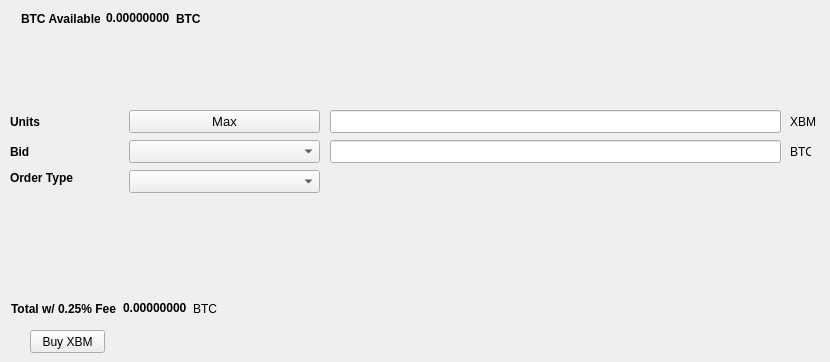
   <widget class="QWidget" name="BuyTab">
    <attribute name="title">
     <string>Buy</string>
    </attribute>
    <widget class="QPushButton" name="BuyXBM">
     <property name="geometry">
      <rect>
       <x>30</x>
       <y>330</y>
       <width>75</width>
       <height>23</height>
      </rect>
     </property>
     <property name="text">
      <string>Buy XBM</string>
     </property>
    </widget>
    <widget class="QLabel" name="label_3">
     <property name="geometry">
      <rect>
       <x>10</x>
       <y>110</y>
       <width>46</width>
       <height>23</height>
      </rect>
     </property>
     <property name="font">
      <font>
       <weight>75</weight>
       <bold>true</bold>
      </font>
     </property>
     <property name="text">
      <string>Units</string>
     </property>
    </widget>
    <widget class="QLineEdit" name="UnitsInput">
     <property name="geometry">
      <rect>
       <x>330</x>
       <y>110</y>
       <width>451</width>
       <height>23</height>
      </rect>
     </property>
     <property name="font">
      <font>
       <pointsize>9</pointsize>
       <weight>75</weight>
       <bold>true</bold>
      </font>
     </property>
    </widget>
    <widget class="QLineEdit" name="BuyBidPriceEdit">
     <property name="geometry">
      <rect>
       <x>330</x>
       <y>140</y>
       <width>451</width>
       <height>23</height>
      </rect>
     </property>
     <property name="font">
      <font>
       <pointsize>9</pointsize>
       <weight>75</weight>
       <bold>true</bold>
      </font>
     </property>
    </widget>
    <widget class="QLabel" name="label_4">
     <property name="geometry">
      <rect>
       <x>790</x>
       <y>110</y>
       <width>31</width>
       <height>23</height>
      </rect>
     </property>
     <property name="text">
      <string>XBM</string>
     </property>
    </widget>
    <widget class="QLabel" name="label_5">
     <property name="geometry">
      <rect>
       <x>790</x>
       <y>140</y>
       <width>21</width>
       <height>23</height>
      </rect>
     </property>
     <property name="text">
      <string>BTC</string>
     </property>
    </widget>
    <widget class="QLabel" name="label_6">
     <property name="geometry">
      <rect>
       <x>10</x>
       <y>140</y>
       <width>46</width>
       <height>23</height>
      </rect>
     </property>
     <property name="font">
      <font>
       <weight>75</weight>
       <bold>true</bold>
      </font>
     </property>
     <property name="text">
      <string>Bid</string>
     </property>
    </widget>
    <widget class="QLabel" name="label_7">
     <property name="geometry">
      <rect>
       <x>10</x>
       <y>170</y>
       <width>71</width>
       <height>16</height>
      </rect>
     </property>
     <property name="font">
      <font>
       <weight>75</weight>
       <bold>true</bold>
      </font>
     </property>
     <property name="text">
      <string>Order Type</string>
     </property>
    </widget>
    <widget class="QPushButton" name="Buy_Max_Amount">
     <property name="geometry">
      <rect>
       <x>129</x>
       <y>110</y>
       <width>191</width>
       <height>23</height>
      </rect>
     </property>
     <property name="font">
      <font>
       <pointsize>10</pointsize>
      </font>
     </property>
     <property name="text">
      <string>Max</string>
     </property>
    </widget>
    <widget class="QComboBox" name="BuyBidcomboBox">
     <property name="geometry">
      <rect>
       <x>129</x>
       <y>140</y>
       <width>191</width>
       <height>23</height>
      </rect>
     </property>
     <property name="font">
      <font>
       <pointsize>10</pointsize>
      </font>
     </property>
    </widget>
    <widget class="QComboBox" name="buyOrdertypeCombo">
     <property name="geometry">
      <rect>
       <x>129</x>
       <y>170</y>
       <width>191</width>
       <height>23</height>
      </rect>
     </property>
     <property name="font">
      <font>
       <pointsize>10</pointsize>
      </font>
     </property>
    </widget>
    <widget class="QWidget" name="layoutWidget">
     <property name="geometry">
      <rect>
       <x>21</x>
       <y>11</y>
       <width>180</width>
       <height>15</height>
      </rect>
     </property>
     <layout class="QHBoxLayout" name="horizontalLayout_3">
      <item>
       <widget class="QLabel" name="label232">
        <property name="font">
         <font>
          <weight>75</weight>
          <bold>true</bold>
         </font>
        </property>
        <property name="text">
         <string>BTC Available:</string>
        </property>
       </widget>
      </item>
      <item>
       <widget class="QLabel" name="BtcAvailableLbl">
        <property name="palette">
         <palette>
          <active>
           <colorrole role="WindowText">
            <brush brushstyle="SolidPattern">
             <color alpha="255">
              <red>0</red>
              <green>0</green>
              <blue>0</blue>
             </color>
            </brush>
           </colorrole>
           <colorrole role="Button">
            <brush brushstyle="SolidPattern">
             <color alpha="255">
              <red>0</red>
              <green>170</green>
              <blue>0</blue>
             </color>
            </brush>
           </colorrole>
           <colorrole role="Light">
            <brush brushstyle="SolidPattern">
             <color alpha="255">
              <red>0</red>
              <green>255</green>
              <blue>0</blue>
             </color>
            </brush>
           </colorrole>
           <colorrole role="Midlight">
            <brush brushstyle="SolidPattern">
             <color alpha="255">
              <red>0</red>
              <green>212</green>
              <blue>0</blue>
             </color>
            </brush>
           </colorrole>
           <colorrole role="Dark">
            <brush brushstyle="SolidPattern">
             <color alpha="255">
              <red>0</red>
              <green>85</green>
              <blue>0</blue>
             </color>
            </brush>
           </colorrole>
           <colorrole role="Mid">
            <brush brushstyle="SolidPattern">
             <color alpha="255">
              <red>0</red>
              <green>113</green>
              <blue>0</blue>
             </color>
            </brush>
           </colorrole>
           <colorrole role="Text">
            <brush brushstyle="SolidPattern">
             <color alpha="255">
              <red>0</red>
              <green>170</green>
              <blue>0</blue>
             </color>
            </brush>
           </colorrole>
           <colorrole role="BrightText">
            <brush brushstyle="SolidPattern">
             <color alpha="255">
              <red>255</red>
              <green>255</green>
              <blue>255</blue>
             </color>
            </brush>
           </colorrole>
           <colorrole role="ButtonText">
            <brush brushstyle="SolidPattern">
             <color alpha="255">
              <red>0</red>
              <green>0</green>
              <blue>0</blue>
             </color>
            </brush>
           </colorrole>
           <colorrole role="Base">
            <brush brushstyle="SolidPattern">
             <color alpha="255">
              <red>255</red>
              <green>255</green>
              <blue>255</blue>
             </color>
            </brush>
           </colorrole>
           <colorrole role="Window">
            <brush brushstyle="SolidPattern">
             <color alpha="255">
              <red>0</red>
              <green>170</green>
              <blue>0</blue>
             </color>
            </brush>
           </colorrole>
           <colorrole role="Shadow">
            <brush brushstyle="SolidPattern">
             <color alpha="255">
              <red>0</red>
              <green>0</green>
              <blue>0</blue>
             </color>
            </brush>
           </colorrole>
           <colorrole role="AlternateBase">
            <brush brushstyle="SolidPattern">
             <color alpha="255">
              <red>127</red>
              <green>212</green>
              <blue>127</blue>
             </color>
            </brush>
           </colorrole>
           <colorrole role="ToolTipBase">
            <brush brushstyle="SolidPattern">
             <color alpha="255">
              <red>255</red>
              <green>255</green>
              <blue>220</blue>
             </color>
            </brush>
           </colorrole>
           <colorrole role="ToolTipText">
            <brush brushstyle="SolidPattern">
             <color alpha="255">
              <red>0</red>
              <green>0</green>
              <blue>0</blue>
             </color>
            </brush>
           </colorrole>
          </active>
          <inactive>
           <colorrole role="WindowText">
            <brush brushstyle="SolidPattern">
             <color alpha="255">
              <red>0</red>
              <green>0</green>
              <blue>0</blue>
             </color>
            </brush>
           </colorrole>
           <colorrole role="Button">
            <brush brushstyle="SolidPattern">
             <color alpha="255">
              <red>0</red>
              <green>170</green>
              <blue>0</blue>
             </color>
            </brush>
           </colorrole>
           <colorrole role="Light">
            <brush brushstyle="SolidPattern">
             <color alpha="255">
              <red>0</red>
              <green>255</green>
              <blue>0</blue>
             </color>
            </brush>
           </colorrole>
           <colorrole role="Midlight">
            <brush brushstyle="SolidPattern">
             <color alpha="255">
              <red>0</red>
              <green>212</green>
              <blue>0</blue>
             </color>
            </brush>
           </colorrole>
           <colorrole role="Dark">
            <brush brushstyle="SolidPattern">
             <color alpha="255">
              <red>0</red>
              <green>85</green>
              <blue>0</blue>
             </color>
            </brush>
           </colorrole>
           <colorrole role="Mid">
            <brush brushstyle="SolidPattern">
             <color alpha="255">
              <red>0</red>
              <green>113</green>
              <blue>0</blue>
             </color>
            </brush>
           </colorrole>
           <colorrole role="Text">
            <brush brushstyle="SolidPattern">
             <color alpha="255">
              <red>0</red>
              <green>170</green>
              <blue>0</blue>
             </color>
            </brush>
           </colorrole>
           <colorrole role="BrightText">
            <brush brushstyle="SolidPattern">
             <color alpha="255">
              <red>255</red>
              <green>255</green>
              <blue>255</blue>
             </color>
            </brush>
           </colorrole>
           <colorrole role="ButtonText">
            <brush brushstyle="SolidPattern">
             <color alpha="255">
              <red>0</red>
              <green>0</green>
              <blue>0</blue>
             </color>
            </brush>
           </colorrole>
           <colorrole role="Base">
            <brush brushstyle="SolidPattern">
             <color alpha="255">
              <red>255</red>
              <green>255</green>
              <blue>255</blue>
             </color>
            </brush>
           </colorrole>
           <colorrole role="Window">
            <brush brushstyle="SolidPattern">
             <color alpha="255">
              <red>0</red>
              <green>170</green>
              <blue>0</blue>
             </color>
            </brush>
           </colorrole>
           <colorrole role="Shadow">
            <brush brushstyle="SolidPattern">
             <color alpha="255">
              <red>0</red>
              <green>0</green>
              <blue>0</blue>
             </color>
            </brush>
           </colorrole>
           <colorrole role="AlternateBase">
            <brush brushstyle="SolidPattern">
             <color alpha="255">
              <red>127</red>
              <green>212</green>
              <blue>127</blue>
             </color>
            </brush>
           </colorrole>
           <colorrole role="ToolTipBase">
            <brush brushstyle="SolidPattern">
             <color alpha="255">
              <red>255</red>
              <green>255</green>
              <blue>220</blue>
             </color>
            </brush>
           </colorrole>
           <colorrole role="ToolTipText">
            <brush brushstyle="SolidPattern">
             <color alpha="255">
              <red>0</red>
              <green>0</green>
              <blue>0</blue>
             </color>
            </brush>
           </colorrole>
          </inactive>
          <disabled>
           <colorrole role="WindowText">
            <brush brushstyle="SolidPattern">
             <color alpha="255">
              <red>0</red>
              <green>85</green>
              <blue>0</blue>
             </color>
            </brush>
           </colorrole>
           <colorrole role="Button">
            <brush brushstyle="SolidPattern">
             <color alpha="255">
              <red>0</red>
              <green>170</green>
              <blue>0</blue>
             </color>
            </brush>
           </colorrole>
           <colorrole role="Light">
            <brush brushstyle="SolidPattern">
             <color alpha="255">
              <red>0</red>
              <green>255</green>
              <blue>0</blue>
             </color>
            </brush>
           </colorrole>
           <colorrole role="Midlight">
            <brush brushstyle="SolidPattern">
             <color alpha="255">
              <red>0</red>
              <green>212</green>
              <blue>0</blue>
             </color>
            </brush>
           </colorrole>
           <colorrole role="Dark">
            <brush brushstyle="SolidPattern">
             <color alpha="255">
              <red>0</red>
              <green>85</green>
              <blue>0</blue>
             </color>
            </brush>
           </colorrole>
           <colorrole role="Mid">
            <brush brushstyle="SolidPattern">
             <color alpha="255">
              <red>0</red>
              <green>113</green>
              <blue>0</blue>
             </color>
            </brush>
           </colorrole>
           <colorrole role="Text">
            <brush brushstyle="SolidPattern">
             <color alpha="255">
              <red>0</red>
              <green>85</green>
              <blue>0</blue>
             </color>
            </brush>
           </colorrole>
           <colorrole role="BrightText">
            <brush brushstyle="SolidPattern">
             <color alpha="255">
              <red>255</red>
              <green>255</green>
              <blue>255</blue>
             </color>
            </brush>
           </colorrole>
           <colorrole role="ButtonText">
            <brush brushstyle="SolidPattern">
             <color alpha="255">
              <red>0</red>
              <green>85</green>
              <blue>0</blue>
             </color>
            </brush>
           </colorrole>
           <colorrole role="Base">
            <brush brushstyle="SolidPattern">
             <color alpha="255">
              <red>0</red>
              <green>170</green>
              <blue>0</blue>
             </color>
            </brush>
           </colorrole>
           <colorrole role="Window">
            <brush brushstyle="SolidPattern">
             <color alpha="255">
              <red>0</red>
              <green>170</green>
              <blue>0</blue>
             </color>
            </brush>
           </colorrole>
           <colorrole role="Shadow">
            <brush brushstyle="SolidPattern">
             <color alpha="255">
              <red>0</red>
              <green>0</green>
              <blue>0</blue>
             </color>
            </brush>
           </colorrole>
           <colorrole role="AlternateBase">
            <brush brushstyle="SolidPattern">
             <color alpha="255">
              <red>0</red>
              <green>170</green>
              <blue>0</blue>
             </color>
            </brush>
           </colorrole>
           <colorrole role="ToolTipBase">
            <brush brushstyle="SolidPattern">
             <color alpha="255">
              <red>255</red>
              <green>255</green>
              <blue>220</blue>
             </color>
            </brush>
           </colorrole>
           <colorrole role="ToolTipText">
            <brush brushstyle="SolidPattern">
             <color alpha="255">
              <red>0</red>
              <green>0</green>
              <blue>0</blue>
             </color>
            </brush>
           </colorrole>
          </disabled>
         </palette>
        </property>
        <property name="font">
         <font>
          <weight>75</weight>
          <bold>true</bold>
         </font>
        </property>
        <property name="text">
         <string>0.00000000</string>
        </property>
        <property name="textInteractionFlags">
         <set>Qt::LinksAccessibleByMouse|Qt::TextSelectableByKeyboard|Qt::TextSelectableByMouse</set>
        </property>
       </widget>
      </item>
      <item>
       <widget class="QLabel" name="BtcAvailableLbl_2">
        <property name="font">
         <font>
          <weight>75</weight>
          <bold>true</bold>
         </font>
        </property>
        <property name="text">
         <string>BTC</string>
        </property>
       </widget>
      </item>
     </layout>
    </widget>
    <widget class="QWidget" name="layoutWidget">
     <property name="geometry">
      <rect>
       <x>11</x>
       <y>301</y>
       <width>209</width>
       <height>15</height>
      </rect>
     </property>
     <layout class="QHBoxLayout" name="horizontalLayout_4">
      <item>
       <widget class="QLabel" name="label_9">
        <property name="font">
         <font>
          <weight>75</weight>
          <bold>true</bold>
         </font>
        </property>
        <property name="text">
         <string>Total w/ 0.25% Fee</string>
        </property>
       </widget>
      </item>
      <item>
       <widget class="QLabel" name="BuyCostLabel">
        <property name="palette">
         <palette>
          <active>
           <colorrole role="WindowText">
            <brush brushstyle="SolidPattern">
             <color alpha="255">
              <red>0</red>
              <green>0</green>
              <blue>0</blue>
             </color>
            </brush>
           </colorrole>
           <colorrole role="Button">
            <brush brushstyle="SolidPattern">
             <color alpha="255">
              <red>0</red>
              <green>170</green>
              <blue>0</blue>
             </color>
            </brush>
           </colorrole>
           <colorrole role="Light">
            <brush brushstyle="SolidPattern">
             <color alpha="255">
              <red>0</red>
              <green>255</green>
              <blue>0</blue>
             </color>
            </brush>
           </colorrole>
           <colorrole role="Midlight">
            <brush brushstyle="SolidPattern">
             <color alpha="255">
              <red>0</red>
              <green>212</green>
              <blue>0</blue>
             </color>
            </brush>
           </colorrole>
           <colorrole role="Dark">
            <brush brushstyle="SolidPattern">
             <color alpha="255">
              <red>0</red>
              <green>85</green>
              <blue>0</blue>
             </color>
            </brush>
           </colorrole>
           <colorrole role="Mid">
            <brush brushstyle="SolidPattern">
             <color alpha="255">
              <red>0</red>
              <green>113</green>
              <blue>0</blue>
             </color>
            </brush>
           </colorrole>
           <colorrole role="Text">
            <brush brushstyle="SolidPattern">
             <color alpha="255">
              <red>0</red>
              <green>170</green>
              <blue>0</blue>
             </color>
            </brush>
           </colorrole>
           <colorrole role="BrightText">
            <brush brushstyle="SolidPattern">
             <color alpha="255">
              <red>255</red>
              <green>255</green>
              <blue>255</blue>
             </color>
            </brush>
           </colorrole>
           <colorrole role="ButtonText">
            <brush brushstyle="SolidPattern">
             <color alpha="255">
              <red>0</red>
              <green>0</green>
              <blue>0</blue>
             </color>
            </brush>
           </colorrole>
           <colorrole role="Base">
            <brush brushstyle="SolidPattern">
             <color alpha="255">
              <red>255</red>
              <green>255</green>
              <blue>255</blue>
             </color>
            </brush>
           </colorrole>
           <colorrole role="Window">
            <brush brushstyle="SolidPattern">
             <color alpha="255">
              <red>0</red>
              <green>170</green>
              <blue>0</blue>
             </color>
            </brush>
           </colorrole>
           <colorrole role="Shadow">
            <brush brushstyle="SolidPattern">
             <color alpha="255">
              <red>0</red>
              <green>0</green>
              <blue>0</blue>
             </color>
            </brush>
           </colorrole>
           <colorrole role="AlternateBase">
            <brush brushstyle="SolidPattern">
             <color alpha="255">
              <red>127</red>
              <green>212</green>
              <blue>127</blue>
             </color>
            </brush>
           </colorrole>
           <colorrole role="ToolTipBase">
            <brush brushstyle="SolidPattern">
             <color alpha="255">
              <red>255</red>
              <green>255</green>
              <blue>220</blue>
             </color>
            </brush>
           </colorrole>
           <colorrole role="ToolTipText">
            <brush brushstyle="SolidPattern">
             <color alpha="255">
              <red>0</red>
              <green>0</green>
              <blue>0</blue>
             </color>
            </brush>
           </colorrole>
          </active>
          <inactive>
           <colorrole role="WindowText">
            <brush brushstyle="SolidPattern">
             <color alpha="255">
              <red>0</red>
              <green>0</green>
              <blue>0</blue>
             </color>
            </brush>
           </colorrole>
           <colorrole role="Button">
            <brush brushstyle="SolidPattern">
             <color alpha="255">
              <red>0</red>
              <green>170</green>
              <blue>0</blue>
             </color>
            </brush>
           </colorrole>
           <colorrole role="Light">
            <brush brushstyle="SolidPattern">
             <color alpha="255">
              <red>0</red>
              <green>255</green>
              <blue>0</blue>
             </color>
            </brush>
           </colorrole>
           <colorrole role="Midlight">
            <brush brushstyle="SolidPattern">
             <color alpha="255">
              <red>0</red>
              <green>212</green>
              <blue>0</blue>
             </color>
            </brush>
           </colorrole>
           <colorrole role="Dark">
            <brush brushstyle="SolidPattern">
             <color alpha="255">
              <red>0</red>
              <green>85</green>
              <blue>0</blue>
             </color>
            </brush>
           </colorrole>
           <colorrole role="Mid">
            <brush brushstyle="SolidPattern">
             <color alpha="255">
              <red>0</red>
              <green>113</green>
              <blue>0</blue>
             </color>
            </brush>
           </colorrole>
           <colorrole role="Text">
            <brush brushstyle="SolidPattern">
             <color alpha="255">
              <red>0</red>
              <green>170</green>
              <blue>0</blue>
             </color>
            </brush>
           </colorrole>
           <colorrole role="BrightText">
            <brush brushstyle="SolidPattern">
             <color alpha="255">
              <red>255</red>
              <green>255</green>
              <blue>255</blue>
             </color>
            </brush>
           </colorrole>
           <colorrole role="ButtonText">
            <brush brushstyle="SolidPattern">
             <color alpha="255">
              <red>0</red>
              <green>0</green>
              <blue>0</blue>
             </color>
            </brush>
           </colorrole>
           <colorrole role="Base">
            <brush brushstyle="SolidPattern">
             <color alpha="255">
              <red>255</red>
              <green>255</green>
              <blue>255</blue>
             </color>
            </brush>
           </colorrole>
           <colorrole role="Window">
            <brush brushstyle="SolidPattern">
             <color alpha="255">
              <red>0</red>
              <green>170</green>
              <blue>0</blue>
             </color>
            </brush>
           </colorrole>
           <colorrole role="Shadow">
            <brush brushstyle="SolidPattern">
             <color alpha="255">
              <red>0</red>
              <green>0</green>
              <blue>0</blue>
             </color>
            </brush>
           </colorrole>
           <colorrole role="AlternateBase">
            <brush brushstyle="SolidPattern">
             <color alpha="255">
              <red>127</red>
              <green>212</green>
              <blue>127</blue>
             </color>
            </brush>
           </colorrole>
           <colorrole role="ToolTipBase">
            <brush brushstyle="SolidPattern">
             <color alpha="255">
              <red>255</red>
              <green>255</green>
              <blue>220</blue>
             </color>
            </brush>
           </colorrole>
           <colorrole role="ToolTipText">
            <brush brushstyle="SolidPattern">
             <color alpha="255">
              <red>0</red>
              <green>0</green>
              <blue>0</blue>
             </color>
            </brush>
           </colorrole>
          </inactive>
          <disabled>
           <colorrole role="WindowText">
            <brush brushstyle="SolidPattern">
             <color alpha="255">
              <red>0</red>
              <green>85</green>
              <blue>0</blue>
             </color>
            </brush>
           </colorrole>
           <colorrole role="Button">
            <brush brushstyle="SolidPattern">
             <color alpha="255">
              <red>0</red>
              <green>170</green>
              <blue>0</blue>
             </color>
            </brush>
           </colorrole>
           <colorrole role="Light">
            <brush brushstyle="SolidPattern">
             <color alpha="255">
              <red>0</red>
              <green>255</green>
              <blue>0</blue>
             </color>
            </brush>
           </colorrole>
           <colorrole role="Midlight">
            <brush brushstyle="SolidPattern">
             <color alpha="255">
              <red>0</red>
              <green>212</green>
              <blue>0</blue>
             </color>
            </brush>
           </colorrole>
           <colorrole role="Dark">
            <brush brushstyle="SolidPattern">
             <color alpha="255">
              <red>0</red>
              <green>85</green>
              <blue>0</blue>
             </color>
            </brush>
           </colorrole>
           <colorrole role="Mid">
            <brush brushstyle="SolidPattern">
             <color alpha="255">
              <red>0</red>
              <green>113</green>
              <blue>0</blue>
             </color>
            </brush>
           </colorrole>
           <colorrole role="Text">
            <brush brushstyle="SolidPattern">
             <color alpha="255">
              <red>0</red>
              <green>85</green>
              <blue>0</blue>
             </color>
            </brush>
           </colorrole>
           <colorrole role="BrightText">
            <brush brushstyle="SolidPattern">
             <color alpha="255">
              <red>255</red>
              <green>255</green>
              <blue>255</blue>
             </color>
            </brush>
           </colorrole>
           <colorrole role="ButtonText">
            <brush brushstyle="SolidPattern">
             <color alpha="255">
              <red>0</red>
              <green>85</green>
              <blue>0</blue>
             </color>
            </brush>
           </colorrole>
           <colorrole role="Base">
            <brush brushstyle="SolidPattern">
             <color alpha="255">
              <red>0</red>
              <green>170</green>
              <blue>0</blue>
             </color>
            </brush>
           </colorrole>
           <colorrole role="Window">
            <brush brushstyle="SolidPattern">
             <color alpha="255">
              <red>0</red>
              <green>170</green>
              <blue>0</blue>
             </color>
            </brush>
           </colorrole>
           <colorrole role="Shadow">
            <brush brushstyle="SolidPattern">
             <color alpha="255">
              <red>0</red>
              <green>0</green>
              <blue>0</blue>
             </color>
            </brush>
           </colorrole>
           <colorrole role="AlternateBase">
            <brush brushstyle="SolidPattern">
             <color alpha="255">
              <red>0</red>
              <green>170</green>
              <blue>0</blue>
             </color>
            </brush>
           </colorrole>
           <colorrole role="ToolTipBase">
            <brush brushstyle="SolidPattern">
             <color alpha="255">
              <red>255</red>
              <green>255</green>
              <blue>220</blue>
             </color>
            </brush>
           </colorrole>
           <colorrole role="ToolTipText">
            <brush brushstyle="SolidPattern">
             <color alpha="255">
              <red>0</red>
              <green>0</green>
              <blue>0</blue>
             </color>
            </brush>
           </colorrole>
          </disabled>
         </palette>
        </property>
        <property name="font">
         <font>
          <weight>75</weight>
          <bold>true</bold>
         </font>
        </property>
        <property name="autoFillBackground">
         <bool>false</bool>
        </property>
        <property name="text">
         <string>0.00000000</string>
        </property>
        <property name="textInteractionFlags">
         <set>Qt::LinksAccessibleByMouse|Qt::TextSelectableByMouse</set>
        </property>
       </widget>
      </item>
      <item>
       <widget class="QLabel" name="label_10">
        <property name="font">
         <font>
          <weight>50</weight>
          <bold>false</bold>
         </font>
        </property>
        <property name="text">
         <string>BTC</string>
        </property>
       </widget>
      </item>
     </layout>
    </widget>
   </widget>
